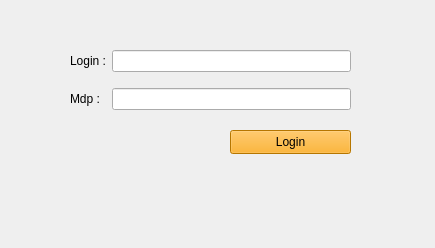
<?xml version="1.0" encoding="UTF-8"?>
<ui version="4.0">
 <class>Login</class>
 <widget class="QWidget" name="Login">
  <property name="geometry">
   <rect>
    <x>0</x>
    <y>0</y>
    <width>435</width>
    <height>248</height>
   </rect>
  </property>
  <property name="windowTitle">
   <string>Form</string>
  </property>
  <property name="styleSheet">
   <string notr="true">QWidget[content=true]{
background-color:white;
border:5px solid orange;
color:black;
}
QLabel{
 color:black;
}
QPushButton{
background-color:orange;}
QMessageBox{
background-color:white;
}</string>
  </property>
  <property name="content" stdset="0">
   <bool>true</bool>
  </property>
  <widget class="QPushButton" name="pushButton">
   <property name="geometry">
    <rect>
     <x>230</x>
     <y>130</y>
     <width>121</width>
     <height>24</height>
    </rect>
   </property>
   <property name="text">
    <string>Login</string>
   </property>
  </widget>
  <widget class="QWidget" name="layoutWidget">
   <property name="geometry">
    <rect>
     <x>70</x>
     <y>40</y>
     <width>281</width>
     <height>81</height>
    </rect>
   </property>
   <layout class="QGridLayout" name="gridLayout">
    <item row="0" column="0">
     <widget class="QLabel" name="label">
      <property name="text">
       <string>Login :</string>
      </property>
     </widget>
    </item>
    <item row="0" column="1">
     <widget class="QLineEdit" name="username"/>
    </item>
    <item row="1" column="0">
     <widget class="QLabel" name="label_2">
      <property name="text">
       <string>Mdp :</string>
      </property>
     </widget>
    </item>
    <item row="1" column="1">
     <widget class="QLineEdit" name="password"/>
    </item>
   </layout>
  </widget>
 </widget>
 <resources/>
 <connections/>
</ui>
